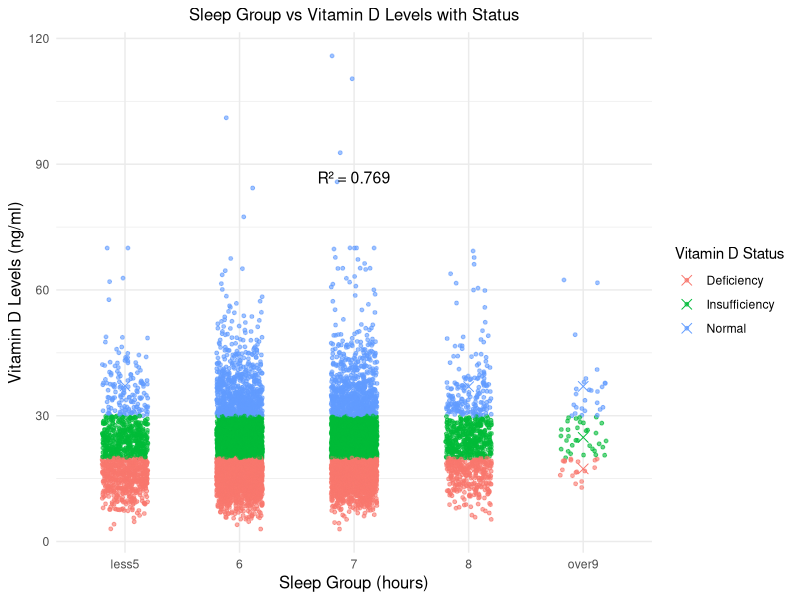

Generate this figure with R:
library(ggplot2)
library(multcomp)

setwd("D:/課程/@論文/【論文電子檔】/GitHub_Code")
data_frame <- read.csv("01_CleanTable.csv")

# Build updated regression model
model_3 <- lm(vitmaindcheckresult ~ sex + age + sleepgroup + vitd_3_status, data = data_frame)

# Output updated model summary
summary(model_3)

# Enhanced scatter plot
ggplot(data_frame, aes(
  x = factor(sleepgroup, levels = c("less5", "6", "7", "8", "over9")),
  y = vitmaindcheckresult,
  color = vitd_3_status
)) +
  geom_jitter(alpha = 0.6, size = 1, width = 0.2) +
  stat_summary(fun = mean, geom = "point", shape = 4, size = 3) +
  labs(
    title = "Sleep Group vs Vitamin D Levels with Status",
    x = "Sleep Group (hours)",
    y = "Vitamin D Levels (ng/ml)",
    color = "Vitamin D Status"
  ) +
  theme_minimal() +
  theme(
    plot.title = element_text(hjust = 0.5, size = 12),
    axis.title = element_text(size = 12)
  ) +
  annotate(
    "text",
    x = 3,
    y = max(data_frame$vitmaindcheckresult, na.rm = TRUE) * 0.75,
    label = paste("R² =", round(summary(model_3)$r.squared, 3)),
    size = 4,
    color = "black",
    hjust = 0.5
  )
